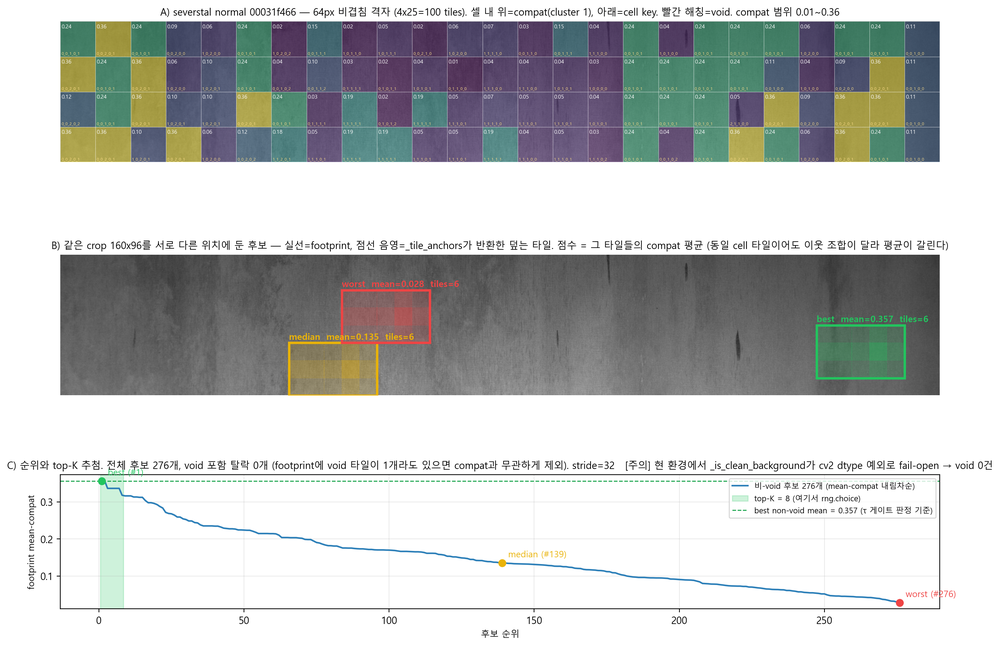
#> input picture AROMA연구분석/fig_placement_footprint_severstal.png, 1000 x 646 px, shrunk from 2820 x 1821 before the run
$ python stage1_roi_extraction.py --image_dir 'AROMA연구분석' --output_dir out   (older library calls are emulated)
#> lines starting #> are read from the running program, lines starting #| are printed output that depends on the picture; after the words box and inside, x2 and y2 are one past the last pixel; in counts of white or black regions, pixels touching at a corner belong together
### utils/background_characterization.py
"""
Background Characterization Module

Universal structure-based background taxonomy (domain-agnostic):
  smooth | directional | periodic | organic | complex

Detection pipeline (lazy evaluation, cheapest first):
  1. Variance         → smooth
  2. Gradient entropy → directional  (also computes dominant_angle)
  3. Autocorrelation  → periodic
  4. LBP entropy      → organic
  5. Fallback         → complex
"""
import numpy as np
import cv2
from skimage.feature import local_binary_pattern
from typing import Dict, Optional, Tuple
from enum import Enum


class BackgroundType(Enum):
    SMOOTH      = "smooth"
    DIRECTIONAL = "directional"
    PERIODIC    = "periodic"
    ORGANIC     = "organic"
    COMPLEX     = "complex"


class BackgroundAnalyzer:
    """Grid-based background texture analyzer using universal structure-based taxonomy."""

    def __init__(
        self,
        grid_size: int = 64,
        variance_threshold: float = 100.0,
        periodic_threshold: float = 0.15,
        # direction_entropy_threshold=1.0: tightened from initial estimate of 2.0.
        # At 2.0, strongly periodic patterns (e.g., dot grids with entropy≈1.67)
        # were misclassified as directional. 1.0 cleanly separates directional
        # (entropy≈0 for pure stripes) from periodic and organic patterns.
        direction_entropy_threshold: float = 1.0,
        organic_entropy_threshold: float = 2.5,
    ):
        self.grid_size = grid_size
        self.variance_threshold = variance_threshold
        self.periodic_threshold = periodic_threshold
        self.direction_entropy_threshold = direction_entropy_threshold
        self.organic_entropy_threshold = organic_entropy_threshold

    def _compute_autocorrelation_peak(self, patch: np.ndarray) -> float:
        """Returns normalized off-origin autocorrelation peak (0-1). High = periodic."""
        f = np.fft.fft2(patch.astype(np.float32))
        ac = np.real(np.fft.ifft2(np.abs(f) ** 2))
        ac = ac / (ac[0, 0] + 1e-6)
        ac[0, 0] = 0.0
        return float(np.max(ac))

    def _compute_gradient_direction_entropy(
        self, patch: np.ndarray
    ) -> Tuple[float, Optional[float]]:
        """
        Returns (entropy_bits, dominant_angle_degrees).
        Low entropy → directional pattern. dominant_angle is None when entropy is high.
        Angles are in [0, 180) — orientation, not direction.
        """
        sobel_x = cv2.Sobel(patch, cv2.CV_64F, 1, 0, ksize=3)
        sobel_y = cv2.Sobel(patch, cv2.CV_64F, 0, 1, ksize=3)
        magnitude = np.sqrt(sobel_x ** 2 + sobel_y ** 2)
        angles = np.degrees(np.arctan2(sobel_y, sobel_x)) % 180.0  # orientation

        bins = np.linspace(0.0, 180.0, 9)  # 8 bins × 22.5°
        counts, _ = np.histogram(angles.flatten(), bins=bins,
                                 weights=magnitude.flatten())
        total = np.sum(counts) + 1e-6
        probs = counts / total
        entropy = float(-np.sum(probs * np.log2(probs + 1e-12)))

        dominant_angle = None
        if entropy < self.direction_entropy_threshold:
            bin_idx = int(np.argmax(counts))
            dominant_angle = float(bins[bin_idx] + 11.25)  # bin centre

        return entropy, dominant_angle

    # [7 lines left out: function _compute_lbp_entropy, not called in this run]

    def classify_patch(
        self, patch: np.ndarray
    ) -> Tuple[BackgroundType, float, Optional[float]]:
        """
        Classify a grayscale patch.

        Returns:
            (BackgroundType, stability_score 0-1, dominant_angle degrees or None)
            dominant_angle is only set when BackgroundType is DIRECTIONAL.
        """
        variance = float(np.var(patch))

        # Step 1: smooth
        if variance < self.variance_threshold:
            stability = float(np.clip(1.0 - variance / self.variance_threshold, 0.0, 1.0))
            return BackgroundType.SMOOTH, stability, None

        # Step 2: directional (checked before periodic — stripe patterns are both
        # periodic and directional, but low gradient entropy is the stronger signal)
        entropy, dominant_angle = self._compute_gradient_direction_entropy(patch)
        if entropy < self.direction_entropy_threshold:
            stability = float(np.clip(1.0 - entropy / self.direction_entropy_threshold, 0.0, 1.0))
            return BackgroundType.DIRECTIONAL, stability, dominant_angle

        # Step 3: periodic
        ac_peak = self._compute_autocorrelation_peak(patch)
        if ac_peak > self.periodic_threshold:
            return BackgroundType.PERIODIC, float(np.clip(ac_peak, 0.0, 1.0)), None

        # Step 4: organic
        lbp_entropy = self._compute_lbp_entropy(patch)
        if lbp_entropy > self.organic_entropy_threshold:
            return BackgroundType.ORGANIC, 0.5, None

        # Step 5: complex
        return BackgroundType.COMPLEX, 0.3, None

    def analyze_image(self, image: np.ndarray) -> Dict:
        """Analyze full image using grid-based approach."""
        gray = cv2.cvtColor(image, cv2.COLOR_BGR2GRAY) if len(image.shape) == 3 else image
        h, w = gray.shape
        gs = self.grid_size
        grid_h, grid_w = h // gs, w // gs

        background_map = np.empty((grid_h, grid_w), dtype=object)
        stability_map = np.zeros((grid_h, grid_w), dtype=np.float32)
        angle_map = np.full((grid_h, grid_w), None, dtype=object)
        grid_info = []

        for i in range(grid_h):
            for j in range(grid_w):
                y1, x1 = i * gs, j * gs
                patch = gray[y1:y1 + gs, x1:x1 + gs]
                bg_type, stability, dominant_angle = self.classify_patch(patch)
                background_map[i, j] = bg_type.value
                stability_map[i, j] = stability
                angle_map[i, j] = dominant_angle
                grid_info.append({
                    "grid_id": (i, j),
                    "bbox": (x1, y1, x1 + gs, y1 + gs),
                    "background_type": bg_type.value,
                    "stability_score": float(stability),
                    "dominant_angle": dominant_angle,
                })

        return {
            "background_map": background_map,
            "stability_map": stability_map,
            "angle_map": angle_map,
            "grid_info": grid_info,
            "grid_size": gs,
            "grid_shape": (grid_h, grid_w),
        }

    def get_background_at_location(
        self, analysis_result: Dict, x: int, y: int
    ) -> Optional[Dict]:
        gs = analysis_result["grid_size"]
        grid_h, grid_w = analysis_result["grid_shape"]
        gi, gj = y // gs, x // gs
        if not (0 <= gi < grid_h and 0 <= gj < grid_w):
            return None
        return {
            "background_type": analysis_result["background_map"][gi, gj],
            "stability_score": float(analysis_result["stability_map"][gi, gj]),
            "dominant_angle": analysis_result["angle_map"][gi, gj],
            "grid_id": (gi, gj),
        }

    def check_continuity(
        self, analysis_result: Dict, bbox: Tuple[int, int, int, int]
    ) -> float:
        x1, y1, x2, y2 = bbox
        gs = analysis_result["grid_size"]
        grid_h, grid_w = analysis_result["grid_shape"]
        gi1, gj1 = y1 // gs, x1 // gs
        gi2 = min(y2 // gs, grid_h - 1)
        gj2 = min(x2 // gs, grid_w - 1)

        bg_map = analysis_result["background_map"]
        stab_map = analysis_result["stability_map"]
        region_bg = bg_map[gi1:gi2 + 1, gj1:gj2 + 1]
        region_stab = stab_map[gi1:gi2 + 1, gj1:gj2 + 1]

        if region_bg.size == 0:
            return 0.0

        _, counts = np.unique(region_bg, return_counts=True)
        uniformity = float(np.max(counts) / region_bg.size)
        avg_stability = float(np.mean(region_stab))
        return float(0.6 * uniformity + 0.4 * avg_stability)

### utils/io.py
from __future__ import annotations

import json
import logging
from pathlib import Path
from typing import Any

import cv2
import numpy as np

logger = logging.getLogger(__name__)


def save_json(data, path) -> None:
    Path(path).parent.mkdir(parents=True, exist_ok=True)
    with open(path, "w") as f:
        json.dump(data, f, indent=2)


def load_json(path) -> dict:
    with open(path) as f:
        return json.load(f)


def validate_dir(path, *, name: str = "Directory") -> None:
    """Verify *path* is an existing directory.

    Raises:
        FileNotFoundError: if path does not exist or is not a directory.
    """
    p = Path(path)
    if not p.exists():
        raise FileNotFoundError(f"{name} not found: {path}")
    if not p.is_dir():
        raise FileNotFoundError(f"{name} is not a directory: {path}")


# [123 lines left out: functions validate_file, safe_imread, validate_config_entry, validate_image, not called in this run]

### utils/mask.py
import cv2
import numpy as np
from pathlib import Path


def save_mask(mask: np.ndarray, path) -> None:
    Path(path).parent.mkdir(parents=True, exist_ok=True)
    cv2.imwrite(str(path), mask)


def load_mask(path) -> np.ndarray:
    return cv2.imread(str(path), cv2.IMREAD_GRAYSCALE)

### utils/parallel.py
"""
Parallel processing utility — CASDA pattern.

resolve_workers(workers):
  0  → sequential (no parallelism)
  -1 → auto (cpu_count - 1, minimum 1)
  N  → N workers

run_parallel(fn, tasks, num_workers, desc):
  Sequential when num_workers <= 1 or len(tasks) <= 10.
  ProcessPoolExecutor otherwise.
  fn must be a module-level callable (pickle-safe).
  None results are filtered out.
"""
from concurrent.futures import ProcessPoolExecutor, as_completed
from typing import Callable, List, Any
from tqdm import tqdm
import os


def resolve_workers(workers: int) -> int:
    """Resolve --workers CLI value to actual worker count."""
    if workers < 0:
        cpu_count = os.cpu_count() or 4
        return max(1, cpu_count - 1)
    return workers


def run_parallel(
    fn: Callable,
    tasks: List[Any],
    num_workers: int,
    desc: str = "",
) -> List[Any]:
    """
    Run fn over tasks, sequentially or in parallel.

    Args:
        fn: Module-level callable. Receives one item from tasks.
        tasks: List of arguments, one per fn call.
        num_workers: Worker count from resolve_workers(). 0 = sequential.
        desc: tqdm progress bar label (parallel mode only).

    Returns:
        List of non-None results. Order is not guaranteed in parallel mode.
    """
    use_parallel = num_workers > 1 and len(tasks) >= 2

    if not use_parallel:
        return [r for r in (fn(t) for t in tasks) if r is not None]

    results = []
    with ProcessPoolExecutor(max_workers=num_workers) as executor:
        futures = {executor.submit(fn, t): t for t in tasks}
        for future in tqdm(as_completed(futures), total=len(futures), desc=desc):
            result = future.result()
            if result is not None:
                results.append(result)
    return results

### stage1_roi_extraction.py
"""
Stage 1: ROI Extraction

Processes all .png images in image_dir, extracts ROI regions using Otsu
thresholding (with SAM as optional upgrade when checkpoint is available),
runs background analysis on each local ROI crop, and writes roi_metadata.json.

CLI usage:
    python stage1_roi_extraction.py \
        --image_dir /path/to/images \
        --output_dir /path/to/output \
        --domain mvtec \
        --roi_levels both \
        --grid_size 64
"""
from __future__ import annotations

import argparse
import sys
from pathlib import Path
from typing import List, Dict, Any, Tuple, Optional

import cv2
import numpy as np

# Project utilities
sys.path.insert(0, str(Path(__file__).parent))
from utils.io import save_json, load_json, validate_dir
from utils.mask import save_mask, load_mask
from utils.background_characterization import BackgroundAnalyzer, BackgroundType
from utils.parallel import resolve_workers, run_parallel


# ---------------------------------------------------------------------------
# Segmentation helpers
# ---------------------------------------------------------------------------

def _otsu_global_mask(gray: np.ndarray) -> np.ndarray:
    """Return a binary (0/255) mask via Otsu thresholding."""
    _, mask = cv2.threshold(gray, 0, 255, cv2.THRESH_BINARY + cv2.THRESH_OTSU)
    return mask


def _extract_local_boxes(
    mask: np.ndarray,
    image_shape: Tuple[int, int],
    min_area: int = 100,
) -> List[Tuple[int, int, int, int]]:
    """Extract bounding boxes from connected components in the mask.

    Returns a list of (x, y, w, h) tuples that fit within image_shape (h, w).
    Falls back to a single full-image box if no component meets min_area.
    """
    img_h, img_w = image_shape
    num_labels, _, stats, _ = cv2.connectedComponentsWithStats(mask, connectivity=8)

    boxes: List[Tuple[int, int, int, int]] = []
    for lbl in range(1, num_labels):  # skip background label 0
        x = int(stats[lbl, cv2.CC_STAT_LEFT])
        y = int(stats[lbl, cv2.CC_STAT_TOP])
        w = int(stats[lbl, cv2.CC_STAT_WIDTH])
        h = int(stats[lbl, cv2.CC_STAT_HEIGHT])
        area = int(stats[lbl, cv2.CC_STAT_AREA])
        if area < min_area:
            continue
        # Clamp to image bounds
        x = max(0, min(x, img_w - 1))
        y = max(0, min(y, img_h - 1))
        w = min(w, img_w - x)
        h = min(h, img_h - y)
        if w > 0 and h > 0:
            boxes.append((x, y, w, h))

    if not boxes:
        # Fallback: single full-image zone
        boxes = [(0, 0, img_w, img_h)]

    return boxes


def _local_mask_from_box(
    global_mask: np.ndarray,
    box: Tuple[int, int, int, int],
) -> np.ndarray:
    """Crop the global mask to the given bounding box."""
    x, y, w, h = box
    return global_mask[y : y + h, x : x + w].copy()


# ---------------------------------------------------------------------------
# Background analysis helpers
# ---------------------------------------------------------------------------

def _analyze_box(
    image: np.ndarray,
    box: Tuple[int, int, int, int],
    analyzer: BackgroundAnalyzer,
    analysis_result: Dict,
) -> Tuple[str, float, float, Optional[float]]:
    """Return (background_type, continuity_score, stability_score, dominant_angle) for a box.

    Falls back gracefully when the image crop is too small for grid analysis.
    """
    x, y, w, h = box
    img_h, img_w = image.shape[:2]

    # Get background type at the box centre
    cx = min(x + w // 2, img_w - 1)
    cy = min(y + h // 2, img_h - 1)
    loc_info = analyzer.get_background_at_location(analysis_result, cx, cy)

    if loc_info is not None:
        bg_type = loc_info["background_type"]
        stability = float(loc_info["stability_score"])
        dominant_angle = loc_info["dominant_angle"]
    else:
        # crop is outside the grid (e.g. image smaller than grid_size)
        # Analyse the crop directly
        crop = image[y : y + h, x : x + w]
        gray_crop = cv2.cvtColor(crop, cv2.COLOR_BGR2GRAY) if len(crop.shape) == 3 else crop
        bg_enum, stability, dominant_angle = analyzer.classify_patch(gray_crop)
        bg_type = bg_enum.value

    # Continuity score over the bounding box (x1,y1,x2,y2)
    continuity = analyzer.check_continuity(
        analysis_result, (x, y, x + w, y + h)
    )
    # check_continuity returns 0.0 when region is empty (too small for grid)
    # Fall back to the stability score so it's non-trivially informative
    if continuity == 0.0 and analysis_result["grid_shape"] == (0, 0):
        continuity = stability

    return bg_type, float(continuity), float(stability), dominant_angle


# ---------------------------------------------------------------------------
# Per-image processing
# ---------------------------------------------------------------------------

def _process_image(
    image_path: Path,
    output_dir: Path,
    domain: str,
    roi_levels: str,
    grid_size: int,
) -> Dict[str, Any]:
    """Process a single image and return its metadata entry."""
#> called with domain = 'mvtec', roi_levels = 'both', grid_size = 64
    image_id = image_path.stem
    image_bgr = cv2.imread(str(image_path))
#> image_bgr is the input picture: shape (646, 1000, 3); mean B, G, R 193.1, 194.2, 191.8
    if image_bgr is None:
        raise ValueError(f"Cannot read image: {image_path}")

    img_h, img_w = image_bgr.shape[:2]
    gray = cv2.cvtColor(image_bgr, cv2.COLOR_BGR2GRAY)
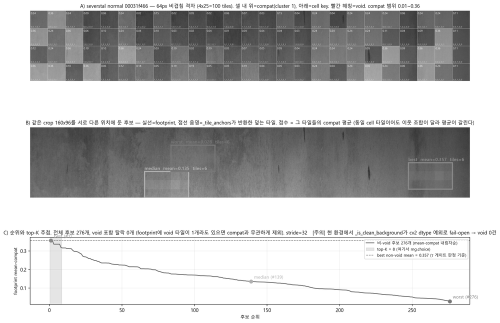
#> gray: shape (646, 1000) (shown at 1/2 size); min 0, max 255, mean 193.4

    # ---- Global mask (Otsu) ------------------------------------------------
    global_mask = _otsu_global_mask(gray)
#> in _otsu_global_mask, `_, mask = cv2.threshold(gray, 0, 255, cv2.THRESH_BINARY + cv2.THRESH_O..`:
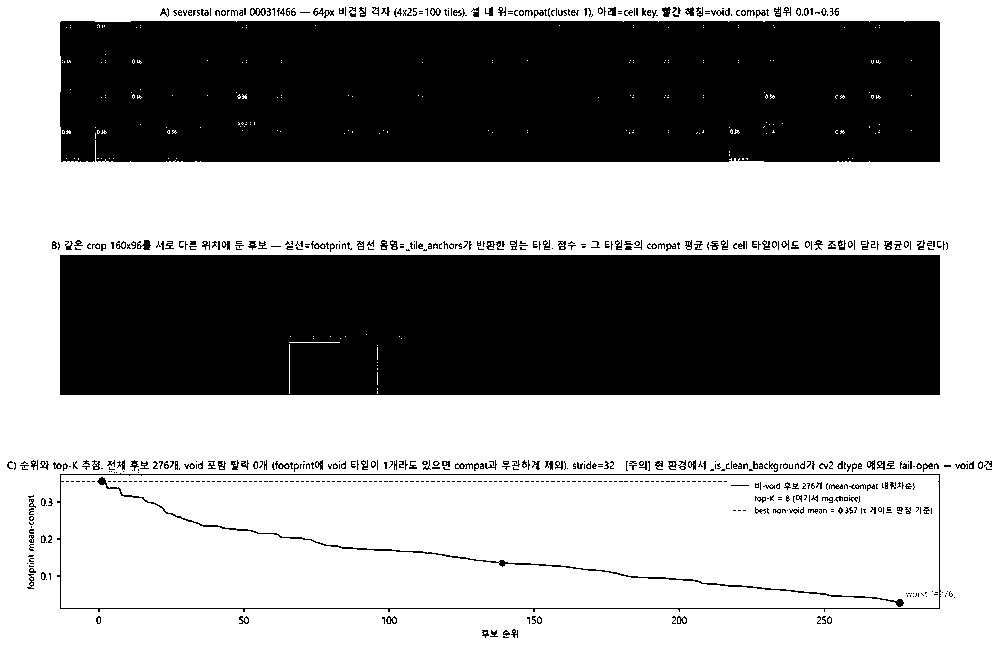
#> mask: shape (646, 1000); 59.8% white; 676 black regions (484 under 20 px), largest, box (x1, y1, x2, y2) and area: (60, 21, 940, 162) 123385, (60, 255, 940, 395) 123054, (57, 473, 941, 612) 2086
    global_mask_path = output_dir / "masks" / "global" / f"{image_id}.png"
    save_mask(global_mask, global_mask_path)

    # ---- Background analysis -----------------------------------------------
    # Use a grid_size that fits the image (at least 1 cell)
    effective_grid = min(grid_size, img_h, img_w)
    analyzer = BackgroundAnalyzer(
        grid_size=effective_grid,
        variance_threshold=100.0,
    )
#> (the rest of the program and of its run is left out)
